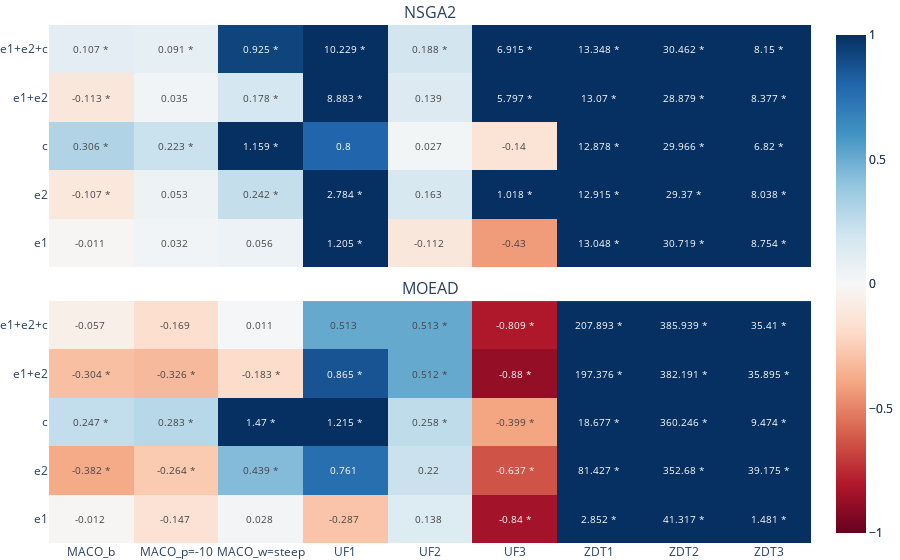
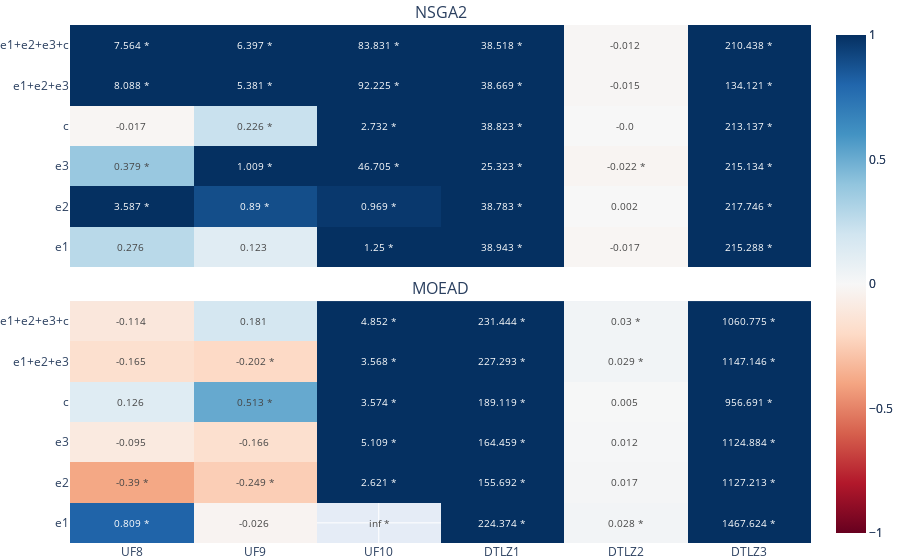
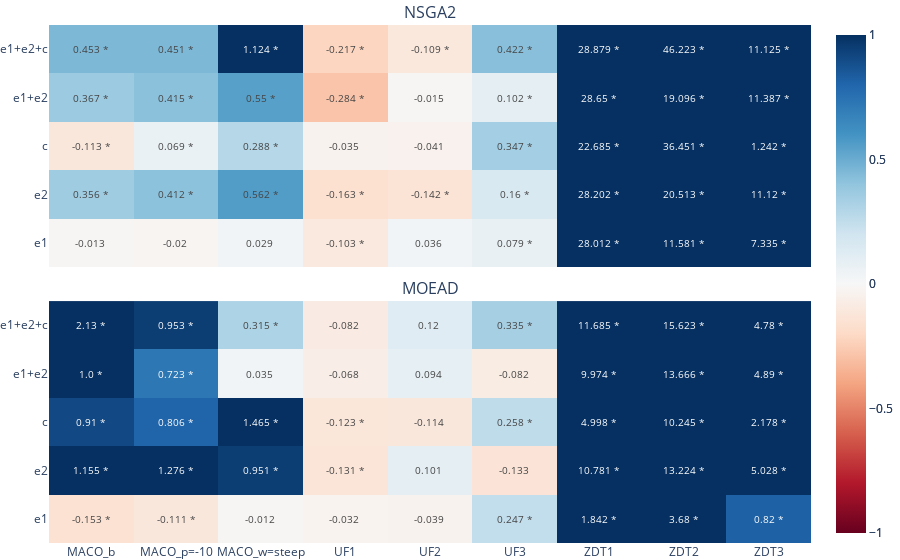
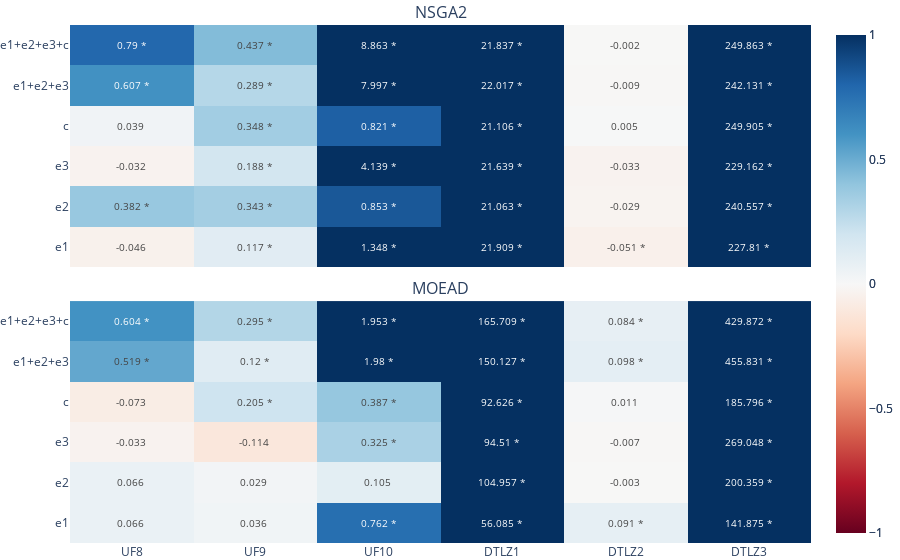

Notebook code cell kept with these figures, in order:
### Code cell
# Heatmaps of the percentual difference
import numpy as np
import plotly.express as px
from plotly.subplots import make_subplots


def plot_heatmap(dataframe, indicator_name, dim):
    algorithm_names = dataframe.algorithm.unique()
    print(algorithm_names)
    fig = make_subplots(cols=1, rows=len(algorithm_names), shared_xaxes=True, subplot_titles=algorithm_names, x_title=indicator_name,
                        horizontal_spacing = 0.001,
                        vertical_spacing = 0.066)#, row_titles=algorithm_names, start_cell="top-left")


    for i, algorithm_name in enumerate(algorithm_names):
        plot_data = dataframe.loc[(dataframe['seed_type'] != 'r') & (dataframe['algorithm'] == algorithm_name)]
        fig.add_trace(go.Heatmap(
            z=plot_data[indicator_name],
            zmid=0.0,
            zmin=-1.0,
            zmax=1.0,
            x=plot_data['problem_name'],
            y=plot_data['seed_type'],
            text=plot_data[indicator_name+"_text"],
            texttemplate="%{text}",
            textfont={"size":10},
            colorscale='RdBu'),
            col=1, row=i+1,
        )
    fig.update_layout(
        #height=300,
        #width=150*len(filtered_df.problem_name.unique()),
        margin=dict(l=0, r=0, t=25, b=0),
        
        #font=dict(size=13)
    )
    fig.write_image("../figures/paper/performance_comparison/roi_"+indicator_name+"_d"+str(dim)+".pdf")
    fig.show()

plot_heatmap(baseline_comparison_d2, "percentual_gd_diff", dim=2)
plot_heatmap(baseline_comparison_d3, "percentual_gd_diff", dim=3)

plot_heatmap(baseline_comparison_d2, "percentual_igd+_diff", dim=2)
plot_heatmap(baseline_comparison_d3, "percentual_igd+_diff", dim=3)

plot_heatmap(baseline_comparison_d2, "percentual_hv_diff", dim=2)
plot_heatmap(baseline_comparison_d3, "percentual_hv_diff", dim=3)

### Figure 1 — Plotly figure (JSON) as saved in the notebook; plotly's stock layout.template omitted (floating-point values rounded to 4 significant figures)
{"data": [{"colorscale": [[0, "rgb(103,0,31)"], [0.1, "rgb(178,24,43)"], [0.2, "rgb(214,96,77)"], [0.3, "rgb(244,165,130)"], [0.4, "rgb(253,219,199)"], [0.5, "rgb(247,247,247)"], [0.6, "rgb(209,229,240)"], [0.7, "rgb(146,197,222)"], [0.8, "rgb(67,147,195)"], [0.9, "rgb(33,102,172)"], [1, "rgb(5,48,97)"]], "text": ["-0.011 ", "-0.107 *", "0.306 *", "-0.113 *", "0.107 *", "0.032 ", "0.053 ", "0.223 *", "0.035 ", "0.091 *", "0.056 ", "0.242 *", "1.159 *", "0.178 *", "0.925 *", "1.205 *", "2.784 *", "0.8 ", "8.883 *", "10.229 *", "-0.112 ", "0.163 ", "0.027 ", "0.139 ", "0.188 *", "-0.43 ", "1.018 *", "-0.14 ", "5.797 *", "6.915 *", "13.048 *", "12.915 *", "12.878 *", "13.07 *", "13.348 *", "30.719 *", "29.37 *", "29.966 *", "28.879 *", "30.462 *", "8.754 *", "8.038 *", "6.82 *", "8.377 *", "8.15 *"], "textfont": {"size": 10}, "texttemplate": "%{text}", "type": "heatmap", "x": ["MACO_b", "MACO_b", "MACO_b", "MACO_b", "MACO_b", "MACO_p=-10", "MACO_p=-10", "MACO_p=-10", "MACO_p=-10", "MACO_p=-10", "MACO_w=steep", "MACO_w=steep", "MACO_w=steep", "MACO_w=steep", "MACO_w=steep", "UF1", "UF1", "UF1", "UF1", "UF1", "UF2", "UF2", "UF2", "UF2", "UF2", "UF3", "UF3", "UF3", "UF3", "UF3", "ZDT1", "ZDT1", "ZDT1", "ZDT1", "ZDT1", "ZDT2", "ZDT2", "ZDT2", "ZDT2", "ZDT2", "ZDT3", "ZDT3", "ZDT3", "ZDT3", "ZDT3"], "xaxis": "x", "y": ["e1", "e2", "c", "e1+e2", "e1+e2+c", "e1", "e2", "c", "e1+e2", "e1+e2+c", "e1", "e2", "c", "e1+e2", "e1+e2+c", "e1", "e2", "c", "e1+e2", "e1+e2+c", "e1", "e2", "c", "e1+e2", "e1+e2+c", "e1", "e2", "c", "e1+e2", "e1+e2+c", "e1", "e2", "c", "e1+e2", "e1+e2+c", "e1", "e2", "c", "e1+e2", "e1+e2+c", "e1", "e2", "c", "e1+e2", "e1+e2+c"], "yaxis": "y", "z": [-0.01092, -0.1074, 0.3058, -0.113, 0.1068, 0.03201, 0.05308, 0.2229, 0.03529, 0.09107, 0.05583, 0.2422, 1.159, 0.1777, 0.9249, 1.205, 2.784, 0.8003, 8.883, 10.23, -0.112, 0.1628, 0.02748, 0.1389, 0.1877, -0.4296, 1.018, -0.1405, 5.797, 6.915, 13.05, 12.91, 12.88, 13.07, 13.35, 30.72, 29.37, 29.97, 28.88, 30.46, 8.754, 8.038, 6.82, 8.377, 8.15], "zmax": 1, "zmid": 0, "zmin": -1}, {"colorscale": [[0, "rgb(103,0,31)"], [0.1, "rgb(178,24,43)"], [0.2, "rgb(214,96,77)"], [0.3, "rgb(244,165,130)"], [0.4, "rgb(253,219,199)"], [0.5, "rgb(247,247,247)"], [0.6, "rgb(209,229,240)"], [0.7, "rgb(146,197,222)"], [0.8, "rgb(67,147,195)"], [0.9, "rgb(33,102,172)"], [1, "rgb(5,48,97)"]], "text": ["-0.012 ", "-0.382 *", "0.247 *", "-0.304 *", "-0.057 ", "-0.147 ", "-0.264 *", "0.283 *", "-0.326 *", "-0.169 ", "0.028 ", "0.439 *", "1.47 *", "-0.183 *", "0.011 ", "-0.287 ", "0.761 ", "1.215 *", "0.865 *", "0.513 ", "0.138 ", "0.22 ", "0.258 *", "0.512 *", "0.513 *", "-0.84 *", "-0.637 *", "-0.399 *", "-0.88 *", "-0.809 *", "2.852 *", "81.427 *", "18.677 *", "197.376 *", "207.893 *", "41.317 *", "352.68 *", "360.246 *", "382.191 *", "385.939 *", "1.481 *", "39.175 *", "9.474 *", "35.895 *", "35.41 *"], "textfont": {"size": 10}, "texttemplate": "%{text}", "type": "heatmap", "x": ["MACO_b", "MACO_b", "MACO_b", "MACO_b", "MACO_b", "MACO_p=-10", "MACO_p=-10", "MACO_p=-10", "MACO_p=-10", "MACO_p=-10", "MACO_w=steep", "MACO_w=steep", "MACO_w=steep", "MACO_w=steep", "MACO_w=steep", "UF1", "UF1", "UF1", "UF1", "UF1", "UF2", "UF2", "UF2", "UF2", "UF2", "UF3", "UF3", "UF3", "UF3", "UF3", "ZDT1", "ZDT1", "ZDT1", "ZDT1", "ZDT1", "ZDT2", "ZDT2", "ZDT2", "ZDT2", "ZDT2", "ZDT3", "ZDT3", "ZDT3", "ZDT3", "ZDT3"], "xaxis": "x2", "y": ["e1", "e2", "c", "e1+e2", "e1+e2+c", "e1", "e2", "c", "e1+e2", "e1+e2+c", "e1", "e2", "c", "e1+e2", "e1+e2+c", "e1", "e2", "c", "e1+e2", "e1+e2+c", "e1", "e2", "c", "e1+e2", "e1+e2+c", "e1", "e2", "c", "e1+e2", "e1+e2+c", "e1", "e2", "c", "e1+e2", "e1+e2+c", "e1", "e2", "c", "e1+e2", "e1+e2+c", "e1", "e2", "c", "e1+e2", "e1+e2+c"], "yaxis": "y2", "z": [-0.01182, -0.382, 0.2471, -0.3041, -0.05691, -0.1473, -0.2636, 0.2833, -0.3256, -0.1689, 0.02799, 0.4392, 1.47, -0.1833, 0.01144, -0.2866, 0.7613, 1.215, 0.865, 0.5127, 0.1377, 0.2204, 0.2576, 0.5121, 0.513, -0.8403, -0.6368, -0.3992, -0.8797, -0.8089, 2.852, 81.43, 18.68, 197.4, 207.9, 41.32, 352.7, 360.2, 382.2, 385.9, 1.481, 39.18, 9.474, 35.89, 35.41], "zmax": 1, "zmid": 0, "zmin": -1}], "layout": {"annotations": [{"font": {"size": 16}, "showarrow": false, "text": "NSGA2", "x": 0.5, "xanchor": "center", "xref": "paper", "y": 1.0, "yanchor": "bottom", "yref": "paper"}, {"font": {"size": 16}, "showarrow": false, "text": "MOEAD", "x": 0.5, "xanchor": "center", "xref": "paper", "y": 0.467, "yanchor": "bottom", "yref": "paper"}, {"font": {"size": 16}, "showarrow": false, "text": "percentual_gd_diff", "x": 0.5, "xanchor": "center", "xref": "paper", "y": 0, "yanchor": "top", "yref": "paper", "yshift": -30}], "margin": {"b": 0, "l": 0, "r": 0, "t": 25}, "xaxis": {"anchor": "y", "domain": [0, 1], "matches": "x2", "showticklabels": false}, "xaxis2": {"anchor": "y2", "domain": [0, 1]}, "yaxis": {"anchor": "x", "domain": [0.533, 1.0]}, "yaxis2": {"anchor": "x2", "domain": [0, 0.467]}}}

### Figure 2 — Plotly figure (JSON) as saved in the notebook; plotly's stock layout.template omitted (floating-point values rounded to 4 significant figures)
{"data": [{"colorscale": [[0, "rgb(103,0,31)"], [0.1, "rgb(178,24,43)"], [0.2, "rgb(214,96,77)"], [0.3, "rgb(244,165,130)"], [0.4, "rgb(253,219,199)"], [0.5, "rgb(247,247,247)"], [0.6, "rgb(209,229,240)"], [0.7, "rgb(146,197,222)"], [0.8, "rgb(67,147,195)"], [0.9, "rgb(33,102,172)"], [1, "rgb(5,48,97)"]], "text": ["0.276 ", "3.587 *", "0.379 *", "-0.017 ", "8.088 *", "7.564 *", "0.123 ", "0.89 *", "1.009 *", "0.226 *", "5.381 *", "6.397 *", "1.25 *", "0.969 *", "46.705 *", "2.732 *", "92.225 *", "83.831 *", "38.943 *", "38.783 *", "25.323 *", "38.823 *", "38.669 *", "38.518 *", "-0.017 ", "0.002 ", "-0.022 *", "-0.0 ", "-0.015 ", "-0.012 ", "215.288 *", "217.746 *", "215.134 *", "213.137 *", "134.121 *", "210.438 *"], "textfont": {"size": 10}, "texttemplate": "%{text}", "type": "heatmap", "x": ["UF8", "UF8", "UF8", "UF8", "UF8", "UF8", "UF9", "UF9", "UF9", "UF9", "UF9", "UF9", "UF10", "UF10", "UF10", "UF10", "UF10", "UF10", "DTLZ1", "DTLZ1", "DTLZ1", "DTLZ1", "DTLZ1", "DTLZ1", "DTLZ2", "DTLZ2", "DTLZ2", "DTLZ2", "DTLZ2", "DTLZ2", "DTLZ3", "DTLZ3", "DTLZ3", "DTLZ3", "DTLZ3", "DTLZ3"], "xaxis": "x", "y": ["e1", "e2", "e3", "c", "e1+e2+e3", "e1+e2+e3+c", "e1", "e2", "e3", "c", "e1+e2+e3", "e1+e2+e3+c", "e1", "e2", "e3", "c", "e1+e2+e3", "e1+e2+e3+c", "e1", "e2", "e3", "c", "e1+e2+e3", "e1+e2+e3+c", "e1", "e2", "e3", "c", "e1+e2+e3", "e1+e2+e3+c", "e1", "e2", "e3", "c", "e1+e2+e3", "e1+e2+e3+c"], "yaxis": "y", "z": [0.2757, 3.587, 0.3791, -0.01743, 8.088, 7.564, 0.1233, 0.8895, 1.009, 0.2261, 5.381, 6.397, 1.25, 0.9691, 46.7, 2.732, 92.22, 83.83, 38.94, 38.78, 25.32, 38.82, 38.67, 38.52, -0.01731, 0.001728, -0.02209, -0.0004813, -0.01456, -0.01216, 215.3, 217.7, 215.1, 213.1, 134.1, 210.4], "zmax": 1, "zmid": 0, "zmin": -1}, {"colorscale": [[0, "rgb(103,0,31)"], [0.1, "rgb(178,24,43)"], [0.2, "rgb(214,96,77)"], [0.3, "rgb(244,165,130)"], [0.4, "rgb(253,219,199)"], [0.5, "rgb(247,247,247)"], [0.6, "rgb(209,229,240)"], [0.7, "rgb(146,197,222)"], [0.8, "rgb(67,147,195)"], [0.9, "rgb(33,102,172)"], [1, "rgb(5,48,97)"]], "text": ["0.809 *", "-0.39 *", "-0.095 ", "0.126 ", "-0.165 ", "-0.114 ", "-0.026 ", "-0.249 *", "-0.166 ", "0.513 *", "-0.202 *", "0.181 ", "inf *", "2.621 *", "5.109 *", "3.574 *", "3.568 *", "4.852 *", "224.374 *", "155.692 *", "164.459 *", "189.119 *", "227.293 *", "231.444 *", "0.028 *", "0.017 ", "0.012 ", "0.005 ", "0.029 *", "0.03 *", "1467.624 *", "1127.213 *", "1124.884 *", "956.691 *", "1147.146 *", "1060.775 *"], "textfont": {"size": 10}, "texttemplate": "%{text}", "type": "heatmap", "x": ["UF8", "UF8", "UF8", "UF8", "UF8", "UF8", "UF9", "UF9", "UF9", "UF9", "UF9", "UF9", "UF10", "UF10", "UF10", "UF10", "UF10", "UF10", "DTLZ1", "DTLZ1", "DTLZ1", "DTLZ1", "DTLZ1", "DTLZ1", "DTLZ2", "DTLZ2", "DTLZ2", "DTLZ2", "DTLZ2", "DTLZ2", "DTLZ3", "DTLZ3", "DTLZ3", "DTLZ3", "DTLZ3", "DTLZ3"], "xaxis": "x2", "y": ["e1", "e2", "e3", "c", "e1+e2+e3", "e1+e2+e3+c", "e1", "e2", "e3", "c", "e1+e2+e3", "e1+e2+e3+c", "e1", "e2", "e3", "c", "e1+e2+e3", "e1+e2+e3+c", "e1", "e2", "e3", "c", "e1+e2+e3", "e1+e2+e3+c", "e1", "e2", "e3", "c", "e1+e2+e3", "e1+e2+e3+c", "e1", "e2", "e3", "c", "e1+e2+e3", "e1+e2+e3+c"], "yaxis": "y2", "z": [0.809, -0.39, -0.09549, 0.1259, -0.165, -0.114, -0.02551, -0.2492, -0.1663, 0.5126, -0.2024, 0.1812, null, 2.621, 5.109, 3.574, 3.568, 4.852, 224.4, 155.7, 164.5, 189.1, 227.3, 231.4, 0.0282, 0.01676, 0.01177, 0.004854, 0.02915, 0.03, 1468.0, 1127.0, 1125.0, 956.7, 1147.0, 1061.0], "zmax": 1, "zmid": 0, "zmin": -1}], "layout": {"annotations": [{"font": {"size": 16}, "showarrow": false, "text": "NSGA2", "x": 0.5, "xanchor": "center", "xref": "paper", "y": 1.0, "yanchor": "bottom", "yref": "paper"}, {"font": {"size": 16}, "showarrow": false, "text": "MOEAD", "x": 0.5, "xanchor": "center", "xref": "paper", "y": 0.467, "yanchor": "bottom", "yref": "paper"}, {"font": {"size": 16}, "showarrow": false, "text": "percentual_gd_diff", "x": 0.5, "xanchor": "center", "xref": "paper", "y": 0, "yanchor": "top", "yref": "paper", "yshift": -30}], "margin": {"b": 0, "l": 0, "r": 0, "t": 25}, "xaxis": {"anchor": "y", "domain": [0, 1], "matches": "x2", "showticklabels": false}, "xaxis2": {"anchor": "y2", "domain": [0, 1]}, "yaxis": {"anchor": "x", "domain": [0.533, 1.0]}, "yaxis2": {"anchor": "x2", "domain": [0, 0.467]}}}

### Figure 3 — Plotly figure (JSON) as saved in the notebook; plotly's stock layout.template omitted (floating-point values rounded to 4 significant figures)
{"data": [{"colorscale": [[0, "rgb(103,0,31)"], [0.1, "rgb(178,24,43)"], [0.2, "rgb(214,96,77)"], [0.3, "rgb(244,165,130)"], [0.4, "rgb(253,219,199)"], [0.5, "rgb(247,247,247)"], [0.6, "rgb(209,229,240)"], [0.7, "rgb(146,197,222)"], [0.8, "rgb(67,147,195)"], [0.9, "rgb(33,102,172)"], [1, "rgb(5,48,97)"]], "text": ["-0.013 ", "0.356 *", "-0.113 *", "0.367 *", "0.453 *", "-0.02 ", "0.412 *", "0.069 *", "0.415 *", "0.451 *", "0.029 ", "0.562 *", "0.288 *", "0.55 *", "1.124 *", "-0.103 *", "-0.163 *", "-0.035 ", "-0.284 *", "-0.217 *", "0.036 ", "-0.142 *", "-0.041 ", "-0.015 ", "-0.109 *", "0.079 *", "0.16 *", "0.347 *", "0.102 *", "0.422 *", "28.012 *", "28.202 *", "22.685 *", "28.65 *", "28.879 *", "11.581 *", "20.513 *", "36.451 *", "19.096 *", "46.223 *", "7.335 *", "11.12 *", "1.242 *", "11.387 *", "11.125 *"], "textfont": {"size": 10}, "texttemplate": "%{text}", "type": "heatmap", "x": ["MACO_b", "MACO_b", "MACO_b", "MACO_b", "MACO_b", "MACO_p=-10", "MACO_p=-10", "MACO_p=-10", "MACO_p=-10", "MACO_p=-10", "MACO_w=steep", "MACO_w=steep", "MACO_w=steep", "MACO_w=steep", "MACO_w=steep", "UF1", "UF1", "UF1", "UF1", "UF1", "UF2", "UF2", "UF2", "UF2", "UF2", "UF3", "UF3", "UF3", "UF3", "UF3", "ZDT1", "ZDT1", "ZDT1", "ZDT1", "ZDT1", "ZDT2", "ZDT2", "ZDT2", "ZDT2", "ZDT2", "ZDT3", "ZDT3", "ZDT3", "ZDT3", "ZDT3"], "xaxis": "x", "y": ["e1", "e2", "c", "e1+e2", "e1+e2+c", "e1", "e2", "c", "e1+e2", "e1+e2+c", "e1", "e2", "c", "e1+e2", "e1+e2+c", "e1", "e2", "c", "e1+e2", "e1+e2+c", "e1", "e2", "c", "e1+e2", "e1+e2+c", "e1", "e2", "c", "e1+e2", "e1+e2+c", "e1", "e2", "c", "e1+e2", "e1+e2+c", "e1", "e2", "c", "e1+e2", "e1+e2+c", "e1", "e2", "c", "e1+e2", "e1+e2+c"], "yaxis": "y", "z": [-0.01344, 0.3559, -0.1128, 0.3671, 0.4534, -0.01973, 0.4119, 0.06942, 0.415, 0.4505, 0.02905, 0.5619, 0.2882, 0.5496, 1.124, -0.1025, -0.1632, -0.03477, -0.2841, -0.2173, 0.03606, -0.1418, -0.04097, -0.01494, -0.1086, 0.07918, 0.16, 0.3465, 0.102, 0.4224, 28.01, 28.2, 22.69, 28.65, 28.88, 11.58, 20.51, 36.45, 19.1, 46.22, 7.335, 11.12, 1.242, 11.39, 11.12], "zmax": 1, "zmid": 0, "zmin": -1}, {"colorscale": [[0, "rgb(103,0,31)"], [0.1, "rgb(178,24,43)"], [0.2, "rgb(214,96,77)"], [0.3, "rgb(244,165,130)"], [0.4, "rgb(253,219,199)"], [0.5, "rgb(247,247,247)"], [0.6, "rgb(209,229,240)"], [0.7, "rgb(146,197,222)"], [0.8, "rgb(67,147,195)"], [0.9, "rgb(33,102,172)"], [1, "rgb(5,48,97)"]], "text": ["-0.153 *", "1.155 *", "0.91 *", "1.0 *", "2.13 *", "-0.111 *", "1.276 *", "0.806 *", "0.723 *", "0.953 *", "-0.012 ", "0.951 *", "1.465 *", "0.035 ", "0.315 *", "-0.032 ", "-0.131 *", "-0.123 *", "-0.068 ", "-0.082 ", "-0.039 ", "0.101 ", "-0.114 ", "0.094 ", "0.12 ", "0.247 *", "-0.133 ", "0.258 *", "-0.082 ", "0.335 *", "1.842 *", "10.781 *", "4.998 *", "9.974 *", "11.685 *", "3.68 *", "13.224 *", "10.245 *", "13.666 *", "15.623 *", "0.82 *", "5.028 *", "2.178 *", "4.89 *", "4.78 *"], "textfont": {"size": 10}, "texttemplate": "%{text}", "type": "heatmap", "x": ["MACO_b", "MACO_b", "MACO_b", "MACO_b", "MACO_b", "MACO_p=-10", "MACO_p=-10", "MACO_p=-10", "MACO_p=-10", "MACO_p=-10", "MACO_w=steep", "MACO_w=steep", "MACO_w=steep", "MACO_w=steep", "MACO_w=steep", "UF1", "UF1", "UF1", "UF1", "UF1", "UF2", "UF2", "UF2", "UF2", "UF2", "UF3", "UF3", "UF3", "UF3", "UF3", "ZDT1", "ZDT1", "ZDT1", "ZDT1", "ZDT1", "ZDT2", "ZDT2", "ZDT2", "ZDT2", "ZDT2", "ZDT3", "ZDT3", "ZDT3", "ZDT3", "ZDT3"], "xaxis": "x2", "y": ["e1", "e2", "c", "e1+e2", "e1+e2+c", "e1", "e2", "c", "e1+e2", "e1+e2+c", "e1", "e2", "c", "e1+e2", "e1+e2+c", "e1", "e2", "c", "e1+e2", "e1+e2+c", "e1", "e2", "c", "e1+e2", "e1+e2+c", "e1", "e2", "c", "e1+e2", "e1+e2+c", "e1", "e2", "c", "e1+e2", "e1+e2+c", "e1", "e2", "c", "e1+e2", "e1+e2+c", "e1", "e2", "c", "e1+e2", "e1+e2+c"], "yaxis": "y2", "z": [-0.1526, 1.155, 0.9095, 1.0, 2.13, -0.1113, 1.276, 0.8064, 0.7228, 0.9528, -0.01172, 0.9514, 1.465, 0.03545, 0.315, -0.03194, -0.1309, -0.1226, -0.06782, -0.08246, -0.03924, 0.1013, -0.1137, 0.09382, 0.1202, 0.2473, -0.1335, 0.258, -0.08191, 0.3347, 1.842, 10.78, 4.998, 9.974, 11.69, 3.68, 13.22, 10.24, 13.67, 15.62, 0.8199, 5.028, 2.178, 4.89, 4.78], "zmax": 1, "zmid": 0, "zmin": -1}], "layout": {"annotations": [{"font": {"size": 16}, "showarrow": false, "text": "NSGA2", "x": 0.5, "xanchor": "center", "xref": "paper", "y": 1.0, "yanchor": "bottom", "yref": "paper"}, {"font": {"size": 16}, "showarrow": false, "text": "MOEAD", "x": 0.5, "xanchor": "center", "xref": "paper", "y": 0.467, "yanchor": "bottom", "yref": "paper"}, {"font": {"size": 16}, "showarrow": false, "text": "percentual_igd+_diff", "x": 0.5, "xanchor": "center", "xref": "paper", "y": 0, "yanchor": "top", "yref": "paper", "yshift": -30}], "margin": {"b": 0, "l": 0, "r": 0, "t": 25}, "xaxis": {"anchor": "y", "domain": [0, 1], "matches": "x2", "showticklabels": false}, "xaxis2": {"anchor": "y2", "domain": [0, 1]}, "yaxis": {"anchor": "x", "domain": [0.533, 1.0]}, "yaxis2": {"anchor": "x2", "domain": [0, 0.467]}}}

### Figure 4 — Plotly figure (JSON) as saved in the notebook; plotly's stock layout.template omitted (floating-point values rounded to 4 significant figures)
{"data": [{"colorscale": [[0, "rgb(103,0,31)"], [0.1, "rgb(178,24,43)"], [0.2, "rgb(214,96,77)"], [0.3, "rgb(244,165,130)"], [0.4, "rgb(253,219,199)"], [0.5, "rgb(247,247,247)"], [0.6, "rgb(209,229,240)"], [0.7, "rgb(146,197,222)"], [0.8, "rgb(67,147,195)"], [0.9, "rgb(33,102,172)"], [1, "rgb(5,48,97)"]], "text": ["-0.046 ", "0.382 *", "-0.032 ", "0.039 ", "0.607 *", "0.79 *", "0.117 *", "0.343 *", "0.188 *", "0.348 *", "0.289 *", "0.437 *", "1.348 *", "0.853 *", "4.139 *", "0.821 *", "7.997 *", "8.863 *", "21.909 *", "21.063 *", "21.639 *", "21.106 *", "22.017 *", "21.837 *", "-0.051 *", "-0.029 ", "-0.033 ", "0.005 ", "-0.009 ", "-0.002 ", "227.81 *", "240.557 *", "229.162 *", "249.905 *", "242.131 *", "249.863 *"], "textfont": {"size": 10}, "texttemplate": "%{text}", "type": "heatmap", "x": ["UF8", "UF8", "UF8", "UF8", "UF8", "UF8", "UF9", "UF9", "UF9", "UF9", "UF9", "UF9", "UF10", "UF10", "UF10", "UF10", "UF10", "UF10", "DTLZ1", "DTLZ1", "DTLZ1", "DTLZ1", "DTLZ1", "DTLZ1", "DTLZ2", "DTLZ2", "DTLZ2", "DTLZ2", "DTLZ2", "DTLZ2", "DTLZ3", "DTLZ3", "DTLZ3", "DTLZ3", "DTLZ3", "DTLZ3"], "xaxis": "x", "y": ["e1", "e2", "e3", "c", "e1+e2+e3", "e1+e2+e3+c", "e1", "e2", "e3", "c", "e1+e2+e3", "e1+e2+e3+c", "e1", "e2", "e3", "c", "e1+e2+e3", "e1+e2+e3+c", "e1", "e2", "e3", "c", "e1+e2+e3", "e1+e2+e3+c", "e1", "e2", "e3", "c", "e1+e2+e3", "e1+e2+e3+c", "e1", "e2", "e3", "c", "e1+e2+e3", "e1+e2+e3+c"], "yaxis": "y", "z": [-0.04577, 0.3819, -0.03239, 0.03911, 0.6071, 0.7899, 0.1168, 0.3425, 0.1881, 0.3484, 0.2891, 0.4371, 1.348, 0.8535, 4.139, 0.8209, 7.997, 8.863, 21.91, 21.06, 21.64, 21.11, 22.02, 21.84, -0.05144, -0.0287, -0.03272, 0.005469, -0.009151, -0.002182, 227.8, 240.6, 229.2, 249.9, 242.1, 249.9], "zmax": 1, "zmid": 0, "zmin": -1}, {"colorscale": [[0, "rgb(103,0,31)"], [0.1, "rgb(178,24,43)"], [0.2, "rgb(214,96,77)"], [0.3, "rgb(244,165,130)"], [0.4, "rgb(253,219,199)"], [0.5, "rgb(247,247,247)"], [0.6, "rgb(209,229,240)"], [0.7, "rgb(146,197,222)"], [0.8, "rgb(67,147,195)"], [0.9, "rgb(33,102,172)"], [1, "rgb(5,48,97)"]], "text": ["0.066 ", "0.066 ", "-0.033 ", "-0.073 ", "0.519 *", "0.604 *", "0.036 ", "0.029 ", "-0.114 ", "0.205 *", "0.12 *", "0.295 *", "0.762 *", "0.105 ", "0.325 *", "0.387 *", "1.98 *", "1.953 *", "56.085 *", "104.957 *", "94.51 *", "92.626 *", "150.127 *", "165.709 *", "0.091 *", "-0.003 ", "-0.007 ", "0.011 ", "0.098 *", "0.084 *", "141.875 *", "200.359 *", "269.048 *", "185.796 *", "455.831 *", "429.872 *"], "textfont": {"size": 10}, "texttemplate": "%{text}", "type": "heatmap", "x": ["UF8", "UF8", "UF8", "UF8", "UF8", "UF8", "UF9", "UF9", "UF9", "UF9", "UF9", "UF9", "UF10", "UF10", "UF10", "UF10", "UF10", "UF10", "DTLZ1", "DTLZ1", "DTLZ1", "DTLZ1", "DTLZ1", "DTLZ1", "DTLZ2", "DTLZ2", "DTLZ2", "DTLZ2", "DTLZ2", "DTLZ2", "DTLZ3", "DTLZ3", "DTLZ3", "DTLZ3", "DTLZ3", "DTLZ3"], "xaxis": "x2", "y": ["e1", "e2", "e3", "c", "e1+e2+e3", "e1+e2+e3+c", "e1", "e2", "e3", "c", "e1+e2+e3", "e1+e2+e3+c", "e1", "e2", "e3", "c", "e1+e2+e3", "e1+e2+e3+c", "e1", "e2", "e3", "c", "e1+e2+e3", "e1+e2+e3+c", "e1", "e2", "e3", "c", "e1+e2+e3", "e1+e2+e3+c", "e1", "e2", "e3", "c", "e1+e2+e3", "e1+e2+e3+c"], "yaxis": "y2", "z": [0.06609, 0.06644, -0.03344, -0.07344, 0.5194, 0.6037, 0.03555, 0.02872, -0.1144, 0.2055, 0.1198, 0.2953, 0.7621, 0.105, 0.3245, 0.3873, 1.98, 1.953, 56.09, 105.0, 94.51, 92.63, 150.1, 165.7, 0.0908, -0.003051, -0.007444, 0.01077, 0.09831, 0.08409, 141.9, 200.4, 269.0, 185.8, 455.8, 429.9], "zmax": 1, "zmid": 0, "zmin": -1}], "layout": {"annotations": [{"font": {"size": 16}, "showarrow": false, "text": "NSGA2", "x": 0.5, "xanchor": "center", "xref": "paper", "y": 1.0, "yanchor": "bottom", "yref": "paper"}, {"font": {"size": 16}, "showarrow": false, "text": "MOEAD", "x": 0.5, "xanchor": "center", "xref": "paper", "y": 0.467, "yanchor": "bottom", "yref": "paper"}, {"font": {"size": 16}, "showarrow": false, "text": "percentual_igd+_diff", "x": 0.5, "xanchor": "center", "xref": "paper", "y": 0, "yanchor": "top", "yref": "paper", "yshift": -30}], "margin": {"b": 0, "l": 0, "r": 0, "t": 25}, "xaxis": {"anchor": "y", "domain": [0, 1], "matches": "x2", "showticklabels": false}, "xaxis2": {"anchor": "y2", "domain": [0, 1]}, "yaxis": {"anchor": "x", "domain": [0.533, 1.0]}, "yaxis2": {"anchor": "x2", "domain": [0, 0.467]}}}
